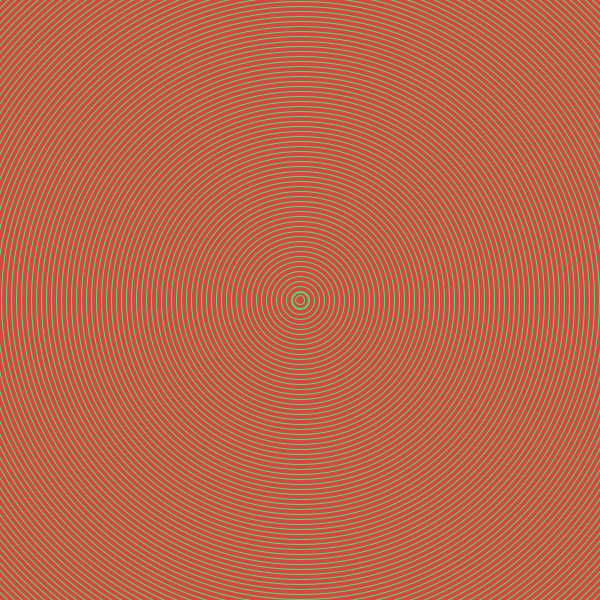
Frame 1 (no input)
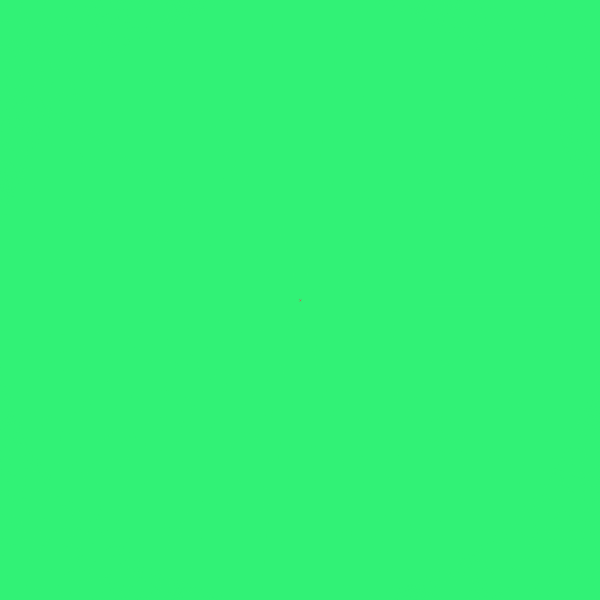
Frame 60 (the mouse pressed at the canvas centre just before this capture)
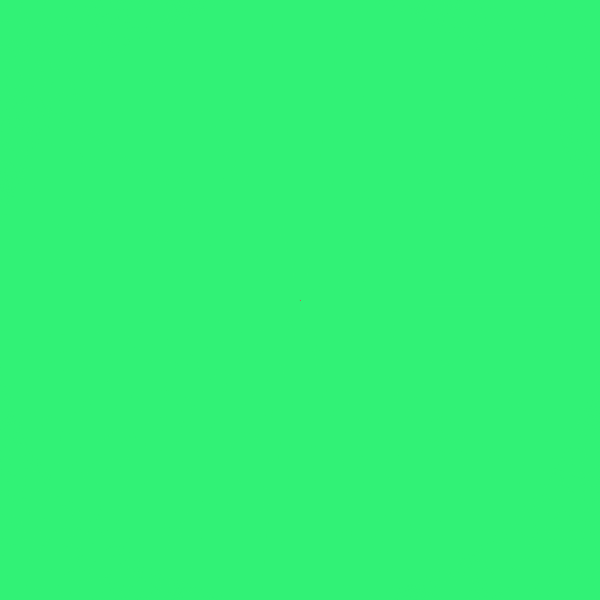
Frame 120 (the mouse held since frame 60 and released just before this capture)

The Processing sketch that drew these frames (run headless with seeded random() and noise(); from frame 60 on, the mouse is pressed at the canvas centre):

// Processing sketch: processing_43138
// ── processing_43138.pde

void setup(){
  size(600,600);
  smooth();
  background(222,67,67);  
}

void draw(){
  for(int i = 0; i < 1000; i+=10){
    noFill();
    stroke(49,242,118);
    ellipse(width/2,height/2,i,i);
 
if(i < 25){
    i += random(-5,5);
    i += random(-5,5);
    fill(random(255),random(255),random(255));
  } else {
    fill(255);

  }
  }
}
  

   
